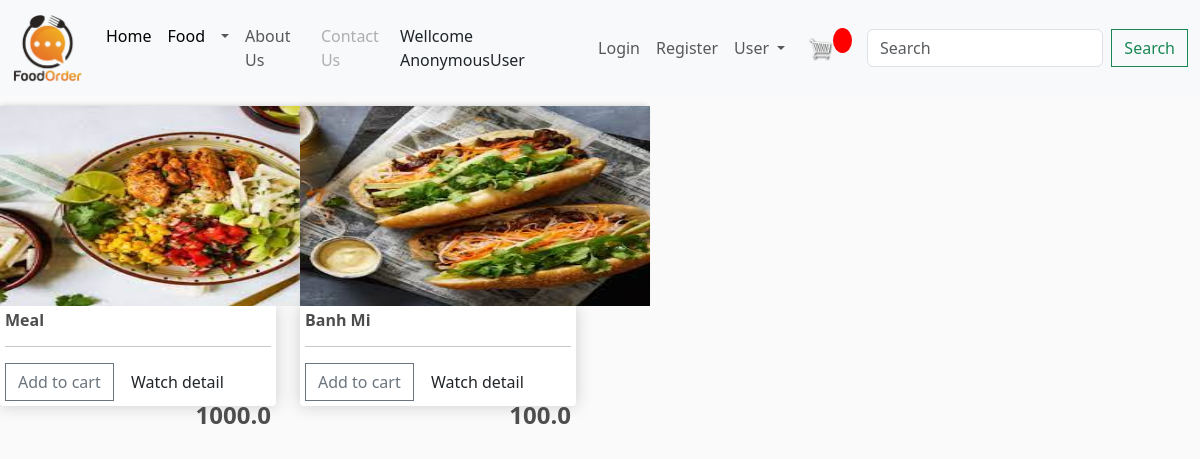
/category/?category=fast-food, run on the app's committed database.
### app/models.py (models this page shows, shortened)
class Product(models.Model):
    name = models.CharField(max_length=200,null=True)
    price = models. FloatField()
    digital = models.BooleanField(default=False, null=True,blank=False)
    category = models.ManyToManyField(Category, related_name='product')
    image = models.ImageField(null=True, blank=True)
    detail = models.TextField(null=True, blank=True)
    @property
    def ImageURL(self):
        try:
            url = self.image.url
        except:
            url = ''
        return url

### app/views.py (the view)
# urls.py: path('category/', views.category, name="category"),
def category(request):
    categories = Category.objects.filter(is_sub = False)
    active_category = request.GET.get('category', '')
    if active_category:
        products = Product.objects.filter(category__slug = active_category)
    context = {'categories': categories, 'products':products, 'active_category': active_category}
    return render(request, 'app/category.html',context)

### app/templates/app/category.html
{% extends 'app/base.html' %}
{% load static %}
{% block search %}
    <div class="row" style="width:100%;">
        {% for product in products %}
        <div class="col-lg-3">
          <img class="thumbnail" src="{{product.ImageURL}}">
          <div class="box-element product">
            <h6> <strong> {{product.name}}</strong></h6>
            <hr>
            <button data-product={{product.id}} data-action="add" class="btn btn-outline-secondary add-btn update-cart "> Add to cart </button>
            <a class="btn btn-outline-successs" href="#"> Watch detail</a>
            <h4 style="display: inline-block; float: right"><strong>{{product.price}}</strong></h4>
          </div>
        </div>
        {% endfor %}
    </div>
{% endblock search %}

### app/static/app/css/main.css (style rules this page uses)
body { background-color: hsl(0, 0%, 98%); }
h1,h2,h3,h4,h5,h6 { color:hsl(0, 0%, 30%); }
.box-element { box-shadow:hsl(0, 0%, 80%) 0 0 16px; background-color: #fff; border-radius: 4px; padding: 5px; }
.thumbnail { width: 350px; height:200px; -webkit-box-shadow: -1px -3px 5px -2px rgba(214,214,214,1); -moz-box-shadow: -1px -3px 5px -2px rgba(214,214,214,1); box-shadow: -1px -3px 5px -2px rgba(214,214,214,1); }
.product { border-radius: 0 0 4px 4px; }
.col-lg-3, .col-lg-4, .col-lg-6, .col-lg-8, .col-lg-12 { margin-top: 10px; }
.btn { border-radius: 0; }

### data on the page
Product: ImageURL (picture), name "Meal", price "1000.0"
Product: ImageURL (picture), name "Banh Mi", price "100.0"

### other printed values
{{ request.user }} "AnonymousUser"
